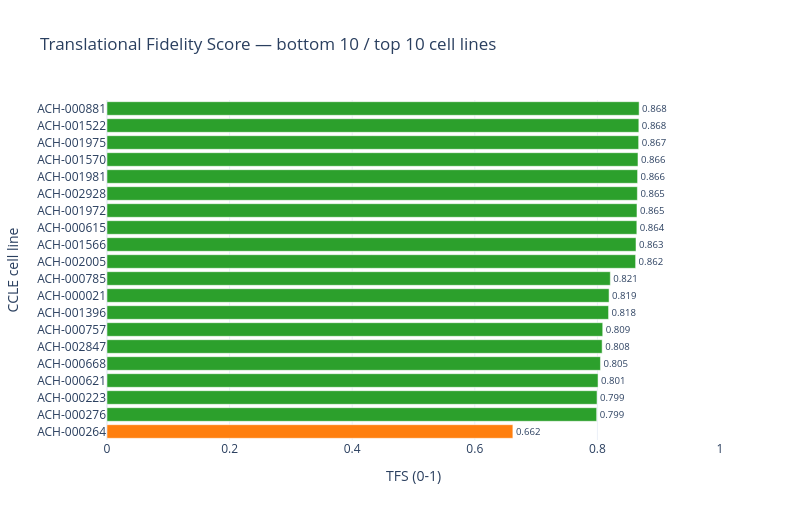

The notebook cell this image was saved under:
### Code cell
from pctrans.evaluation.viz import tfs_ranking_bar

bar = tfs_ranking_bar(tfs_df["id"].to_numpy(), tfs_df["tfs"].to_numpy(), top_n=10)
bar.show()

### Figure 1 — Plotly figure (JSON) as saved in the notebook; plotly's stock layout.template omitted (floating-point values rounded to 4 significant figures)
{"data": [{"marker": {"color": ["#ff7f0e", "#2ca02c", "#2ca02c", "#2ca02c", "#2ca02c", "#2ca02c", "#2ca02c", "#2ca02c", "#2ca02c", "#2ca02c", "#2ca02c", "#2ca02c", "#2ca02c", "#2ca02c", "#2ca02c", "#2ca02c", "#2ca02c", "#2ca02c", "#2ca02c", "#2ca02c"]}, "orientation": "h", "text": ["0.662", "0.799", "0.799", "0.801", "0.805", "0.808", "0.809", "0.818", "0.819", "0.821", "0.862", "0.863", "0.864", "0.865", "0.865", "0.866", "0.866", "0.867", "0.868", "0.868"], "textposition": "outside", "type": "bar", "x": [0.6621, 0.7988, 0.7994, 0.801, 0.805, 0.8077, 0.8087, 0.8182, 0.819, 0.8211, 0.8623, 0.863, 0.8643, 0.8646, 0.8652, 0.8656, 0.8662, 0.8673, 0.8676, 0.868], "y": ["ACH-000264", "ACH-000276", "ACH-000223", "ACH-000621", "ACH-000668", "ACH-002847", "ACH-000757", "ACH-001396", "ACH-000021", "ACH-000785", "ACH-002005", "ACH-001566", "ACH-000615", "ACH-001972", "ACH-002928", "ACH-001981", "ACH-001570", "ACH-001975", "ACH-001522", "ACH-000881"]}], "layout": {"height": 520, "title": {"text": "Translational Fidelity Score — bottom 10 / top 10 cell lines"}, "width": 800, "xaxis": {"range": [0, 1], "title": {"text": "TFS (0-1)"}}, "yaxis": {"title": {"text": "CCLE cell line"}}}}
